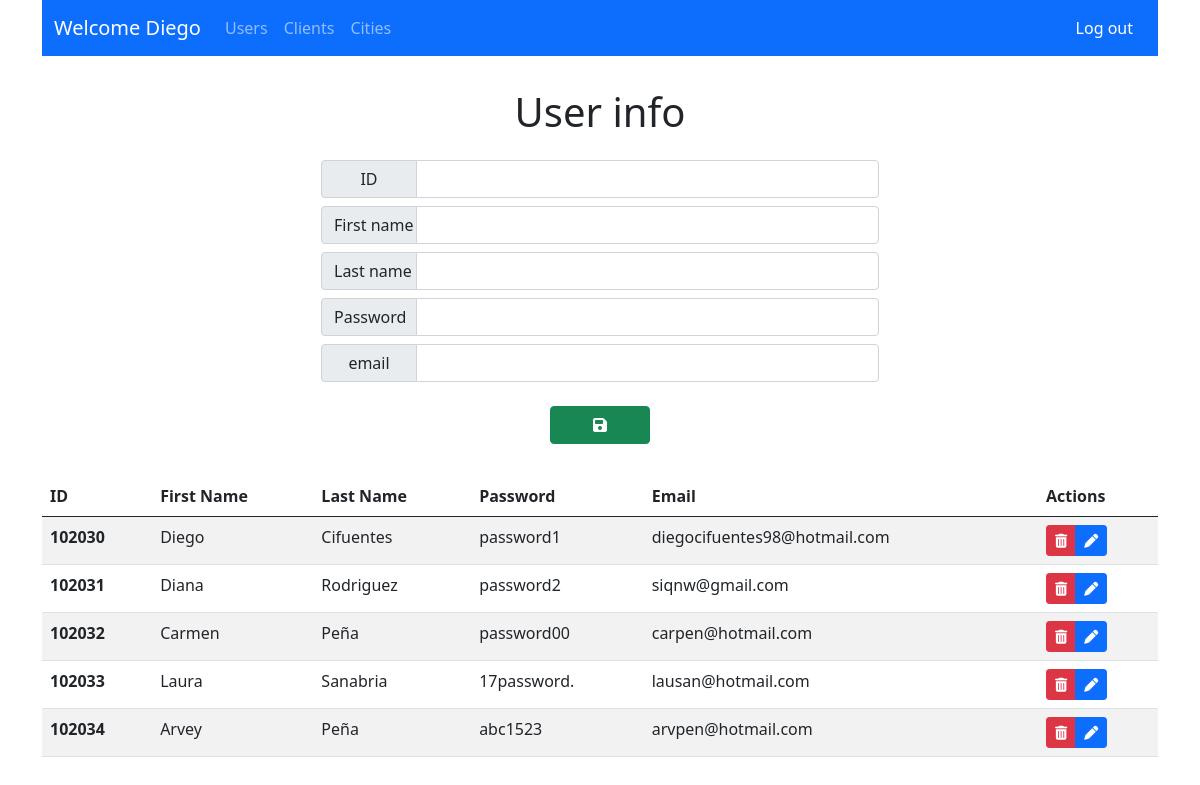
/ (signed in), run on an earlier commit of the app's database.
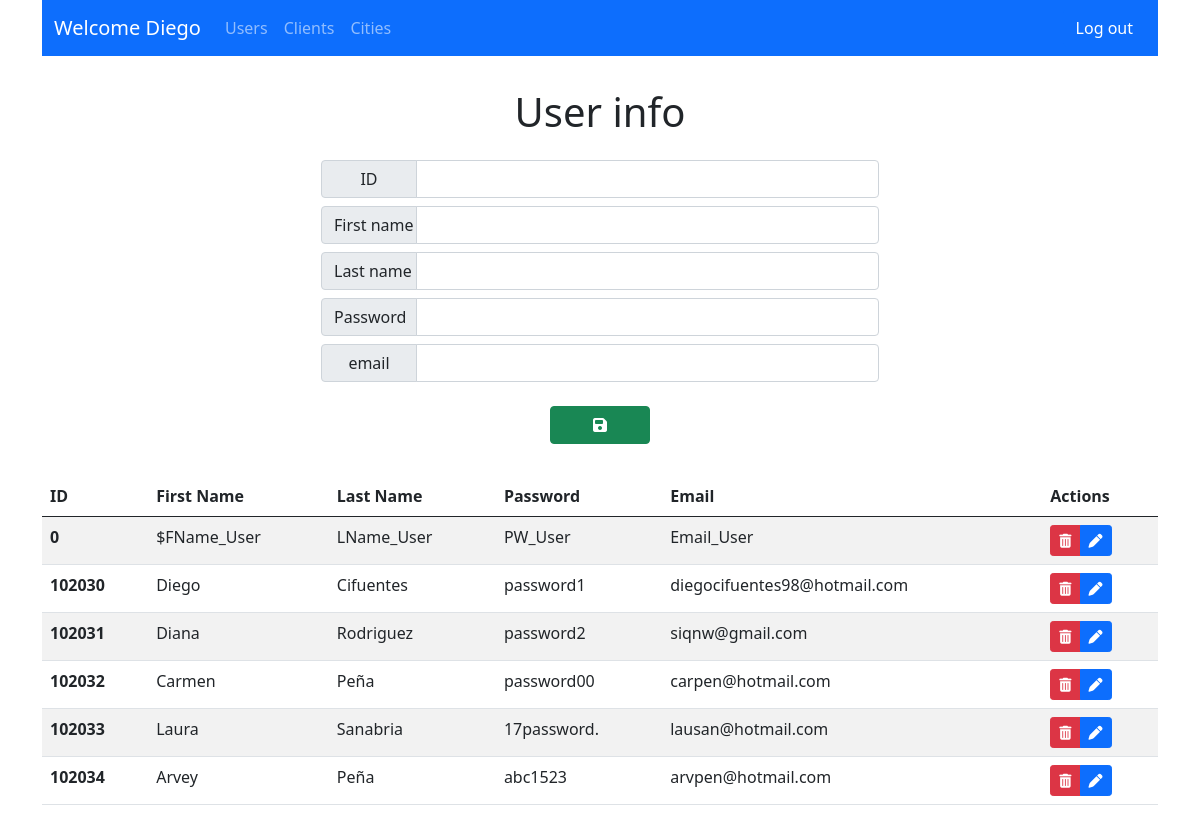
And on a later commit of the database.
### tables this page shows
CREATE TABLE `users` (
  `id` int(15) NOT NULL,
  `firstname` varchar(30) NOT NULL,
  `lastname` varchar(15) NOT NULL,
  `pass` varchar(30) NOT NULL,
  `email` varchar(30) NOT NULL
);

### views/users.php (the view, shortened to what this page needs)
    ?> <div class="alert alert-success text-center" role="alert">User deleted successfully</div><?php
  if(isset($Parameter)){
    list($ROW_ID, $ROW_FN, $ROW_LN, $ROW_PW, $ROW_EMAIL) = Get_User($Parameter);
  }else{
    $ROW_ID = "";
    $ROW_FN = "";
    $ROW_LN = "";
    $ROW_PW = "";
    $ROW_EMAIL = "";
  }
  include("form_user.php");
?>
<table class="table table-striped table-hover">
  <thead>
    <tr>
      <th scope="col">ID</th>
      <th scope="col">First Name</th>
      <th scope="col">Last Name</th>
      <th scope="col">Password</th>
      <th scope="col">Email</th>
      <th scope="col">Actions</th>
    </tr>
  </thead>
  <tbody>
    <?php
    $Query_users_list = "select id as ID, firstname as FirstName, lastname as LastName, pass as Password, email as Email from users ORDER BY id asc";
    $ExecQuery_users_list = mysqli_query($CON,$Query_users_list);
    while($Users_list  = mysqli_fetch_assoc($ExecQuery_users_list)){
      $User_ID = $Users_list['ID'];
      $User_FirstName = $Users_list['FirstName'];
      $User_LastName = $Users_list['LastName'];
      $User_Password = $Users_list['Password'];
      $User_Email = $Users_list['Email'];
      ?>
    <tr>
      <th scope="row" class=""><?php echo $User_ID; ?></th>
      <td class=""><?php echo $User_FirstName; ?></td>
      <td class=""><?php echo $User_LastName; ?></td>
      <td class=""><?php echo $User_Password; ?></td>
      <td class=""><?php echo $User_Email; ?></td>
      <td class="">
        <form class="actions" action="index.php" method="GET">
          <div class="btn-group btn-group-sm" role="group">
            <button type="submit" name="delete" value="<?php echo $User_ID;?>" class="btn btn-danger action-delete">
            <i class="fas fa-trash-alt"></i>
            <button type="submit" name="edit" value="<?php echo $User_ID;?>" class="btn btn-primary action-edit">
              <i class="fas fa-pen"></i>
            </button>
          </div>
        </form>
      </td>
    </tr>
    <?php }?>
  </tbody>
</table>

### index.php (shortened to what this page needs)
<!DOCTYPE html>
<html lang="es">
  <head>
    <link rel="stylesheet" href="main.css" />
    <link href="https://cdn.jsdelivr.net/npm/bootstrap@5.0.2/dist/css/bootstrap.min.css" rel="stylesheet"/>
  </head>
  <body>
    <?php
  include "includes/connection.php";
  if(isset($_SESSION['id'])){
    $SessionStarted = true;
  }else{
    $SessionStarted = false;
  }
  ?>
    <div class="container">
      <nav class="navbar navbar-expand-lg navbar-dark bg-primary">
        <div class="container-fluid">
          <a class="navbar-brand" href="index.php"
            >Welcome
            <?php
            if($SessionStarted){
              echo $_SESSION['firstname'];
            }
            ?>
          </a>
          <div class="collapse navbar-collapse" id="navbarNavAltMarkup">
            <ul class="navbar-nav me-auto mb-2 mb-lg-0">
              <li class="nav-item">
                <a href="index.php" class="nav-link">Users</a>
              </li>
              <li class="nav-item">
                <a href="" class="nav-link">Clients</a>
              </li>
              <li class="nav-item">
                <a href="" class="nav-link">Cities</a>
              </li>
            </ul>
            <a class="btn btn-primary" role="button" href="logout.php"
              >Log out</a
            >
          </div>
        </div>
      </nav>
      <div class="content">
        <?php
          if(!$SessionStarted){
            include "views/form-login.php";
          }else{
            include "views/users.php";
          }
        ?>
      </div>
    </div>
  </body>
</html>

### views/form_user.php (shortened to what this page needs)
<div class="form-section">
  <p class="h1 text-center">User info</p>
  <div class="form-section-data">
    <form class="global-form form-user" action="index.php" method="GET">
      <div class="form-group">
        <div class="row g-3 align-items-center">
          <div class="input-group info-box">
            <span for="ID_User" class="input-group-text">ID</span>
            <input type="text" id="ID_User" name="ID_User" value="<?php echo $ROW_ID;?>" class="form-control" required/>
          </div>
          <div class="input-group info-box">
            <span for="FName_User" class="input-group-text">First name</span>
            <input
              type="text"
              id="FName_User"
              name="FName_User"
              class="form-control" value="<?php echo $ROW_FN;?>" required
            />
          </div>
          <div class="input-group info-box">
            <span for="LName_User" class="input-group-text">Last name</span>
            <input
              type="text"
              id="LName_User"
              name="LName_User"
              class="form-control" value="<?php echo $ROW_LN;?>" required
            />
          </div>
          <div class="input-group info-box">
            <span for="PW_User" class="input-group-text">Password</span>
            <input
              type="password"
              id="PW_User"
              name="PW_User"
              class="form-control" value="<?php echo $ROW_PW;?>" required
            />
          </div>
          <div class="input-group info-box">
            <span for="Email_User" class="input-group-text">email</span>
            <input
              type="email"
              id="Email_User"
              name="Email_User"
              class="form-control" value="<?php echo $ROW_EMAIL;?>" required
            />
          </div>
          <button class="btn btn-success btn-form-user" type="submit" name="submit" value="click"><i class="fas fa-save"></i></button>
        </div>
      </div>
    </form>
  </div>
</div>

### main.css (style rules this page uses)
* { margin: 0; padding: 0; }
.content { width: 100%; background-color: #ffffff; }
.input-group-text { width: 6rem; justify-content: space-around; }
.input-group { margin: 0.5rem 0; }
.global-form { padding-top: 2rem; margin: 0 auto; max-width: 50%; justify-content: center; }
.info-box { margin-top: 0 !important; }
.form-section { display: flex; align-items: center; flex-wrap: wrap; justify-content: center; margin: 2rem 0; }
.btn-form-user { width: 100px !important; margin: auto; }

What changed in the data, as far as the page shows it:
added users: id "0", firstname "$FName_User", lastname "LName_User", pass "PW_User", email "Email_User"
